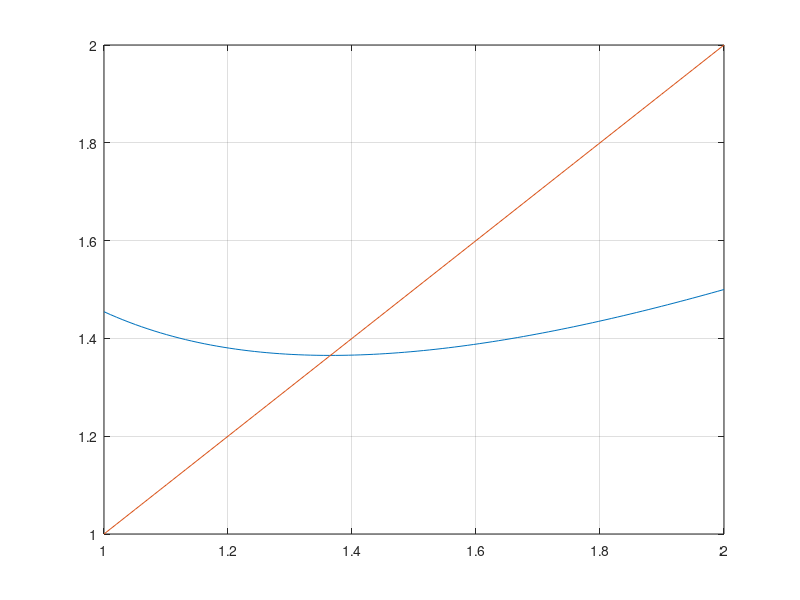

The MATLAB source for this figure: (Note: this script raises an error after producing the figure.)
% Esercitazione 4 - Es. 2_b

clear all
close all
clc

nmax=100;
toll=1e-10;

g = @(x) (2*x.^3+4*x.^2+10)./(3*x.^2+8*x);
% risolve: x = (2x^3+4x^2+10)/(3x^2+8x)
% 3x^3+8x^2 = 2x^3+ 4x^2+10
% x^3+4x^2-10 = 0
f=@(x) x.^3 + 4*x.^2 - 10;

z=linspace(1,2);
figure
plot(z,g(z))
hold on
plot(z,z), grid on
x0=input('Scegli x0 = ');

[x,n]=punto_fisso(g,x0,nmax,toll)
disp(f(x))
